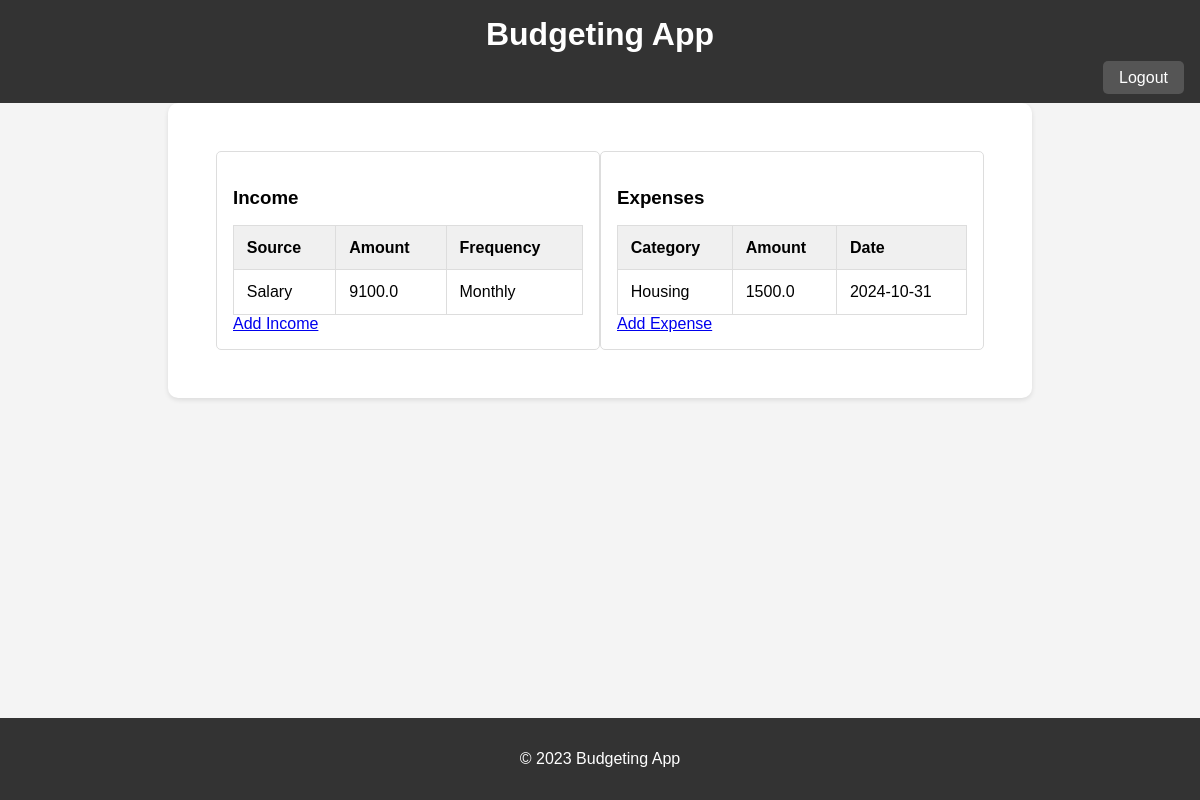
The page /dashboard (signed in) on the database as committed earlier.
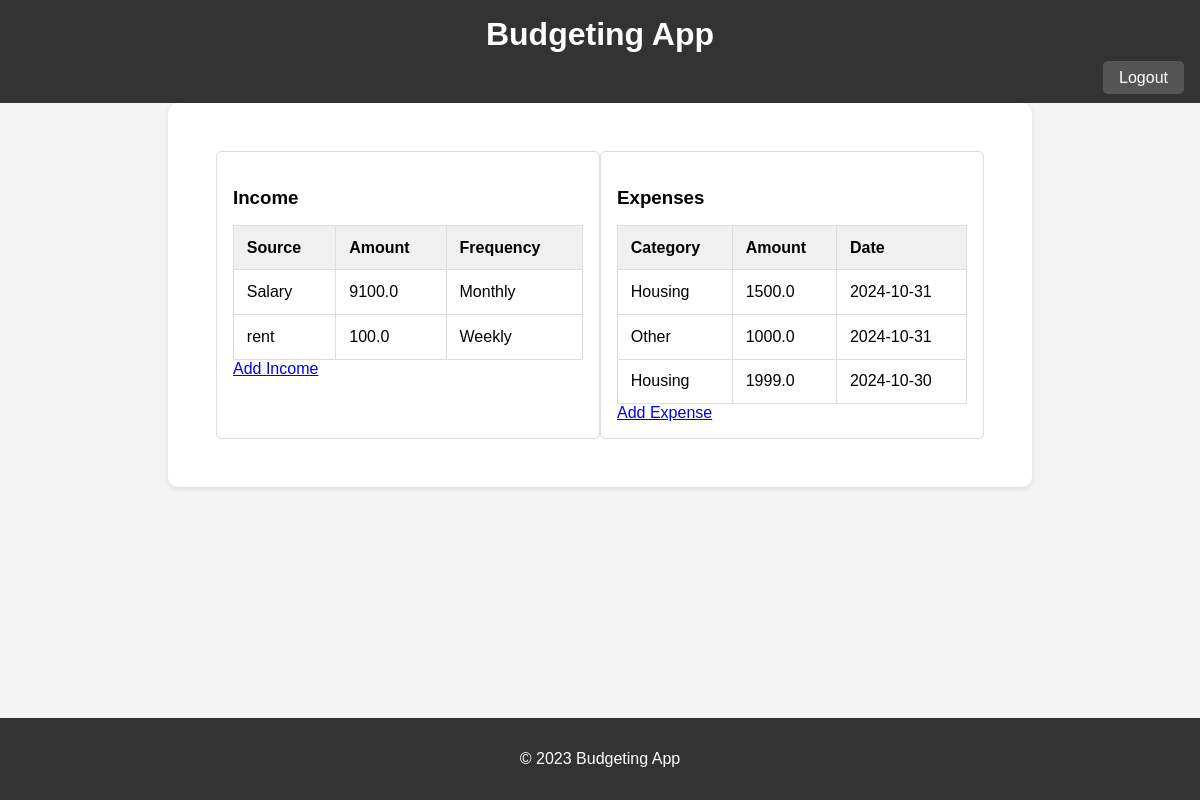
The same page on the database as committed later.
### tables this page shows
CREATE TABLE incomes (
          income_id INTEGER PRIMARY KEY AUTOINCREMENT,
          user_id INTEGER,
          source TEXT NOT NULL,
          amount REAL NOT NULL,
          frequency TEXT NOT NULL,
          FOREIGN KEY (user_id) REFERENCES users(user_id)
      );

CREATE TABLE expenses (
          expense_id INTEGER PRIMARY KEY AUTOINCREMENT,
          user_id INTEGER,
          category TEXT NOT NULL,
          amount REAL NOT NULL,
          date TEXT NOT NULL,
          FOREIGN KEY (user_id) REFERENCES users(user_id)
      );

### app.py (the view)
@app.route("/dashboard")
def dashboard():
    user_id = session.get("user_id")
    if user_id:
        conn = get_db_connection()
        cursor = conn.cursor()
        cursor.execute("SELECT * FROM incomes WHERE user_id = ?", (user_id,))
        incomes = cursor.fetchall()
        cursor.execute("SELECT * FROM expenses WHERE user_id = ?", (user_id,))
        expenses = cursor.fetchall()
        close_db(conn)
        return render_template("dashboard.html", incomes=incomes, expenses=expenses)
    else:
        return redirect(url_for("login"))

### app.py (called while the page is built)
def get_db_connection():
    conn = sqlite3.connect(DATABASE)
    conn.row_factory = sqlite3.Row
    return conn

### templates/dashboard.html (shortened to what this page needs)
<!DOCTYPE html>
<html lang="en">
<head>
    <link rel="stylesheet" href="{{ url_for('static', filename='css/style.css') }}">
</head>
<body>
    <header>
        <h1>Budgeting App</h1>
        <nav>
            <a href="{{ url_for('logout') }}">Logout</a>
        </nav>
    </header>
    <main>
        <section class="dashboard">
            <div class="income-section">
                <h3>Income</h3>
                <table>
                    <thead>
                        <tr>
                            <th>Source</th>
                            <th>Amount</th>
                            <th>Frequency</th>
                        </tr>
                    </thead>
                    <tbody>
                        {% for income in incomes %}
                            <tr>
                                <td>{{ income['source'] }}</td>
                                <td>{{ income['amount'] }}</td>
                                <td>{{ income['frequency'] }}</td>
                            </tr>
                        {% endfor %}
                    </tbody>
                </table>
                <a href="{{ url_for('add_income') }}" class="button">Add Income</a>
            </div>
            <div class="expense-section">
                <h3>Expenses</h3>
                <table>
                    <thead>
                        <tr>
                            <th>Category</th>
                            <th>Amount</th>
                            <th>Date</th>
                        </tr>
                    </thead>
                    <tbody>
                        {% for expense in expenses %}
                            <tr>
                                <td>{{ expense['category'] }}</td>
                                <td>{{ expense['amount'] }}</td>
                                <td>{{ expense['date'] }}</td>
                            </tr>
                        {% endfor %}
                    </tbody>
                </table>
                <a href="{{ url_for('add_expense') }}" class="button">Add Expense</a>
            </div>
        </section>
    </main>
    <footer>
        <p>© 2023 Budgeting App</p>
    </footer>
</body>
</html>

### static/css/style.css (style rules this page uses)
body { font-family: sans-serif; margin: 0; padding: 0; background-color: #f4f4f4; }
header { background-color: #333; color: #fff; padding: 1rem 0; text-align: center; }
header h1 { margin: 0; }
nav { margin-top: 1rem; text-align: right; padding-right: 1rem; }
nav a { color: #fff; text-decoration: none; padding: 0.5rem 1rem; border-radius: 5px; background-color: #555; }
main { padding: 2rem; max-width: 800px; margin: 0 auto; background-color: #fff; border-radius: 10px; box-shadow: 0 2px 5px rgba(0, 0, 0, 0.1); }
section { padding: 1rem; }
footer { text-align: center; padding: 1rem 0; background-color: #333; color: #fff; position: fixed; bottom: 0; left: 0; width: 100%; }
.dashboard { display: flex; justify-content: space-between; }
.income-section, .expense-section { width: 48%; padding: 1rem; border: 1px solid #ddd; border-radius: 5px; }
.income-section h3, .expense-section h3 { margin-bottom: 1rem; }
table { width: 100%; border-collapse: collapse; }
th, td { padding: 0.8rem; text-align: left; border: 1px solid #ddd; }
th { background-color: #f0f0f0; }

Rows that differ between the two databases and show on the page:
added incomes: source "rent", amount "100.0", frequency "Weekly"
added expenses: category "Other", amount "1000.0", date "2024-10-31"
added expenses: category "Housing", amount "1999.0", date "2024-10-30"
